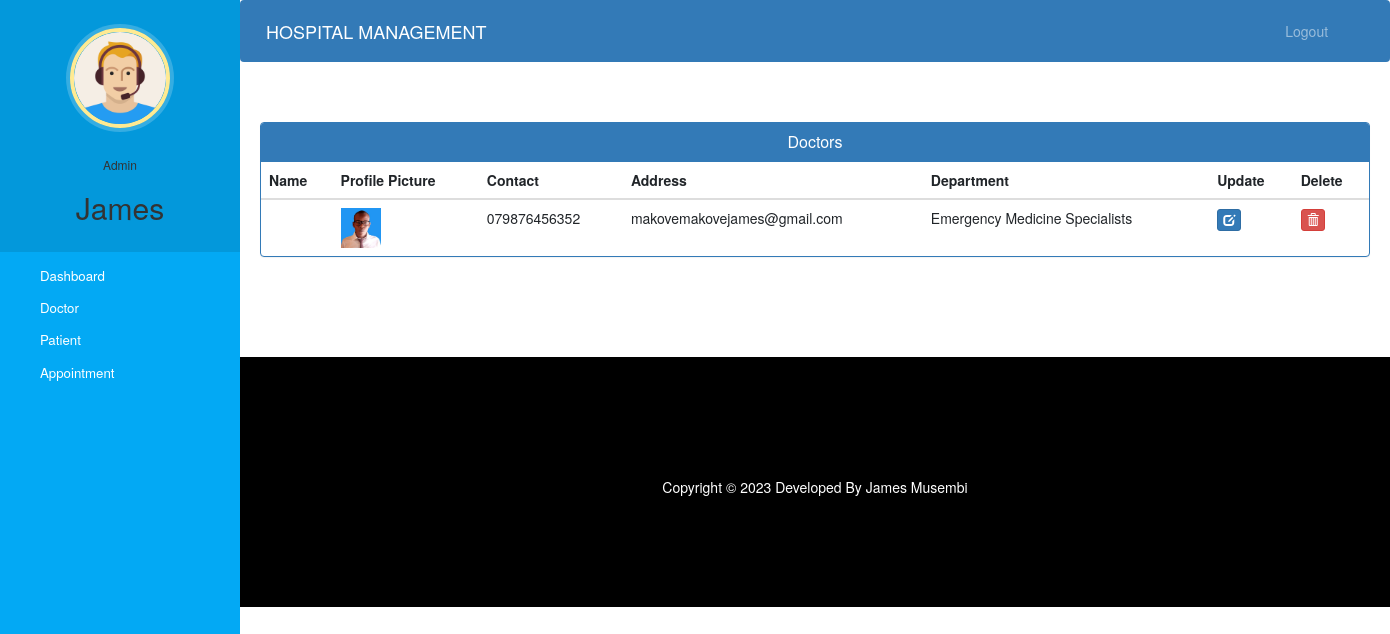
/admin-view-doctor (signed in), run on the app's committed database.
### hospital/models.py (models this page shows, shortened)
class Doctor(models.Model):
    user=models.OneToOneField(User,on_delete=models.CASCADE)
    profile_pic= models.ImageField(upload_to='profile_pic/DoctorProfilePic/',null=True,blank=True)
    address = models.CharField(max_length=40)
    mobile = models.CharField(max_length=20,null=True)
    department= models.CharField(max_length=50,choices=departments,default='Cardiologist')
    status=models.BooleanField(default=False)
    @property
    def get_name(self):
        return self.user.first_name+" "+self.user.last_name

### hospital/views.py (the view)
# urls.py: path('admin-view-doctor', views.admin_view_doctor_view,name='admin-view-doctor'),
@login_required(login_url='adminlogin')
@user_passes_test(is_admin)
def admin_view_doctor_view(request):
    doctors=models.Doctor.objects.all().filter(status=True)
    return render(request,'hospital/admin_view_doctor.html',{'doctors':doctors})

### hospital/views.py (called while the page is built)
def is_admin(user):
    return user.groups.filter(name='ADMIN').exists()

### templates/hospital/admin_view_doctor.html (shortened to what this page needs)
{% extends 'hospital/admin_base.html' %}
{% block content %}
{%load static%}
<head>
  <link href="//netdna.bootstrapcdn.com/bootstrap/3.0.0/css/bootstrap.min.css" rel="stylesheet" id="bootstrap-css">
</head>
<div class="container">
  <div class="panel panel-primary">
    <div class="panel-heading">
      <h6 class="panel-title">Doctors</h6>
    </div>
    <table class="table table-hover" id="dev-table">
      <thead>
        <tr>
          <th>Name</th>
          <th>Profile Picture</th>
          <th>Contact</th>
          <th>Address</th>
          <th>Department</th>
          <th>Update</th>
          <th>Delete</th>
        </tr>
      </thead>
      {% for d in doctors %}
      <tr>
        <td> {{d.get_name}}</td>
        <td> <img src="{% static d.profile_pic.url %}" alt="Profile Pic" height="40px" width="40px" /></td>
        <td>{{d.mobile}}</td>
        <td>{{d.address}}</td>
        <td>{{d.department}}</td>
        <td><a class="btn btn-primary btn-xs" href="{% url 'update-doctor' d.id  %}"><span class="glyphicon glyphicon-edit"></span></a></td>
        <td><a class="btn btn-danger btn-xs" href="{% url 'delete-doctor-from-hospital' d.id  %}"><span class="glyphicon glyphicon-trash"></span></a></td>
      </tr>
      {% endfor %}
    </table>
  </div>
</div>
{% endblock content %}

### templates/hospital/admin_base.html (shortened to what this page needs)
<!DOCTYPE html>
{% load static %}
<html lang="en">
<head>
  <link rel="stylesheet" href="https://stackpath.bootstrapcdn.com/bootstrap/4.3.1/css/bootstrap.min.css">
  <link rel="stylesheet" href="https://maxcdn.bootstrapcdn.com/font-awesome/4.7.0/css/font-awesome.min.css">
  <link rel="stylesheet" href="{% static '/style.css' %}">
</head>
<body>
  <nav class="menu" tabindex="0">
    <header class="avatar">
      <img src="{% static "images/adminpropic.png" %}" />
      <br><br>
      <h6>Admin</h6>
      <h2>{{request.user.first_name}}</h2>
    </header>
    <ul>
      <li tabindex="0" class="icon-dashboard"> <a style="color:white; text-decoration:none;" href="/admin-dashboard"><span>Dashboard</span></a> </li>
      <li tabindex="0" class="icon-customers"> <a style="color:white; text-decoration:none;" href="/admin-doctor"><span>Doctor</span></a></li>
      <li tabindex="0" class="icon-users"> <a style="color:white; text-decoration:none;" href="/admin-patient"><span>Patient</span></a></li>
      <li tabindex="0" class="icon-calendar"> <a style="color:white; text-decoration:none;" href="/admin-appointment"><span>Appointment</span></a></li>
    </ul>
  </nav>
  <main>
    <div class="bs-example">
      <nav class="navbar navbar-expand-md  navbar-dark fixed-top" style="background:#337AB7;">
        <a href="/admin-dashboard" class="navbar-brand">HOSPITAL MANAGEMENT</a>
        <div class="collapse navbar-collapse justify-content-between" id="navbarCollapse">
          <div class="navbar-nav" style=" margin-left: 90%;">
            <a href="/logout" class="nav-item nav-link">Logout</a>
          </div>
        </div>
      </nav>
    </div>
    <br><br>
    {% block content %}
    {% endblock content %}
    <br><br><br><br>
    <footer>
      <br>
      <div class="container">
        <div class="row">
          <div class="col-md-12 col-sm-12">
            <div style="color:#ffffff;" class="wow fadeInUp footer-copyright">
              <p>
                Copyright &copy; 2023 Developed By James Musembi </p>
            </div>
          </div>
        </div>
      </div>
    </footer>
  </main>
</body>
</html>

### static/style.css (style rules this page uses)
body { padding-left: 240px; }
main { position: relative; height: 100vh; }
.menu { background: #5bc995; height: 100vh; width: 240px; position: fixed; top: 0px; left: 0; z-index: 5; outline: none; }
.menu .avatar { background: rgba(0, 0, 0, 0.1); padding: 2em 0.5em; text-align: center; }
.menu .avatar img { width: 100px; border-radius: 50%; overflow: hidden; border: 4px solid #ffea92; box-shadow: 0 0 0 4px rgba(255, 255, 255, 0.2); }
.menu .avatar h2 { font-weight: normal; margin-bottom: 0; }
.menu ul { list-style: none; padding: 0.5em 0; margin: 0; }
.menu ul li { padding: 0.5em 1em 0.5em 3em; font-size: 0.95em; font-weight: regular; background-repeat: no-repeat; background-position: left 15px center; background-size: auto 20px; transition: all 0.15s linear; cursor: pointer; }
.menu ul li.icon-dashboard { background-image: url("http://www.entypo.com/images//gauge.svg"); }
.menu ul li.icon-customers { background-image: url("http://www.entypo.com/images//briefcase.svg"); }
.menu ul li.icon-users { background-image: url("http://www.entypo.com/images//users.svg"); }
.menu ul li.icon-calendar { background-image: url("http://www.entypo.com/images//calendar.svg"); }

### templates/hospital/admin_base.html (style rules this page uses)
a:link { text-decoration: none; }
a { color: white; }
footer { padding: 0px 0px 0px 0px; background-color: black; margin: 0px; }
p { text-align: center; }
body { padding-left: 240px; }
main { position: relative; height: 100vh; }
.menu { background: #03a9f4; height: 100vh; width: 240px; position: fixed; top: 0px; left: 0; z-index: 5; outline: none; }
.menu .avatar { background: rgba(0, 0, 0, 0.1); padding: 2em 0.5em; text-align: center; }
.menu .avatar img { width: 100px; border-radius: 50%; overflow: hidden; border: 4px solid #ffea92; box-shadow: 0 0 0 4px rgba(255, 255, 255, 0.2); }
.menu .avatar h2 { font-weight: normal; margin-bottom: 0; }
.menu ul { list-style: none; padding: 0.5em 0; margin: 0; }
.menu ul li { padding: 0.5em 1em 0.5em 3em; font-size: 0.95em; font-weight: regular; background-repeat: no-repeat; background-position: left 15px center; background-size: auto 20px; transition: all 0.15s linear; cursor: pointer; }
.menu ul li.icon-dashboard { background-image: url("http://www.entypo.com/images//gauge.svg"); }
.menu ul li.icon-customers { background-image: url("http://www.entypo.com/images//briefcase.svg"); }
.menu ul li.icon-users { background-image: url("http://www.entypo.com/images//users.svg"); }
.menu ul li.icon-calendar { background-image: url("http://www.entypo.com/images//calendar.svg"); }

### templates/hospital/admin_view_doctor.html (style rules this page uses)
a:link { text-decoration: none; }
h6 { text-align: center; }
.row { margin: 100px; }

### data on the page
Doctor: profile_pic (picture), mobile "079876456352", address "makovemakovejames@gmail.com", department "Emergency Medicine Specialists"

### other printed values
{{ request.user.first_name }} "James"
